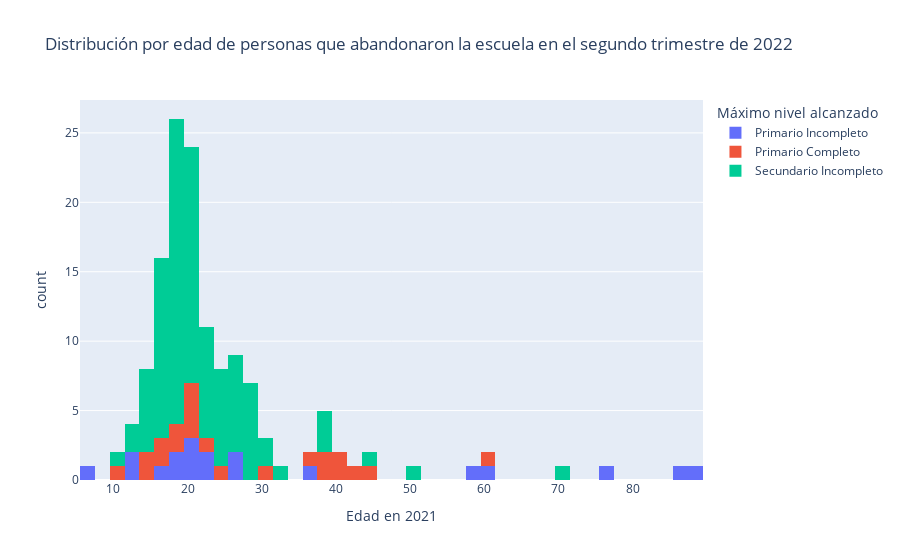

Notebook cell for this chart:
### Code cell
fig = px.histogram(data_frame=desertados22_2, x='CH06_21', color='NIVEL_ED_22',
                  labels={'CH06_21': 'Edad en 2021',
                          'Count': 'Frecuencia',
                         'NIVEL_ED_22': 'Máximo nivel alcanzado'}, 
                   nbins=50,
                   title='Distribución por edad de personas que abandonaron la escuela en el segundo trimestre de 2022',
                   height=600)

newnames = {'1':'Primario Incompleto', '2': 'Primario Completo', '3': 'Secundario Incompleto'}
fig.for_each_trace(lambda t: t.update(name = newnames[t.name],
                                      legendgroup = newnames[t.name],
                                      hovertemplate = t.hovertemplate.replace(t.name, newnames[t.name])
                                     )
                  )
fig.show()

### Figure 1 — Plotly figure (JSON) as saved in the notebook; plotly's stock layout.template omitted (floating-point values rounded to 4 significant figures)
{"data": [{"alignmentgroup": "True", "bingroup": "x", "hovertemplate": "Máximo nivel alcanzado=Primario Incompleto<br>Edad en 202Primario Incompleto=%{x}<br>count=%{y}<extra></extra>", "legendgroup": "Primario Incompleto", "marker": {"color": "#636efa", "pattern": {"shape": ""}}, "name": "Primario Incompleto", "nbinsx": 50, "offsetgroup": "1", "orientation": "v", "showlegend": true, "type": "histogram", "x": [21, 23, 37, 21, 86, 60, 13, 19, 88, 7, 20, 23, 27, 77, 58, 27, 19, 13, 16], "xaxis": "x", "yaxis": "y"}, {"alignmentgroup": "True", "bingroup": "x", "hovertemplate": "Máximo nivel alcanzado=Primario Completo<br>Edad en Primario Completo0Primario Completo1=%{x}<br>count=%{y}<extra></extra>", "legendgroup": "Primario Completo", "marker": {"color": "#EF553B", "pattern": {"shape": ""}}, "name": "Primario Completo", "nbinsx": 50, "offsetgroup": "2", "orientation": "v", "showlegend": true, "type": "histogram", "x": [37, 11, 40, 31, 18, 17, 21, 14, 24, 17, 38, 14, 20, 23, 43, 41, 20, 44, 61, 19, 21, 39], "xaxis": "x", "yaxis": "y"}, {"alignmentgroup": "True", "bingroup": "x", "hovertemplate": "Máximo nivel alcanzado=Secundario Incompleto<br>Edad en 2021=%{x}<br>count=%{y}<extra></extra>", "legendgroup": "Secundario Incompleto", "marker": {"color": "#00cc96", "pattern": {"shape": ""}}, "name": "Secundario Incompleto", "nbinsx": 50, "offsetgroup": "3", "orientation": "v", "showlegend": true, "type": "histogram", "x": [20, 20, 16, 23, 16, 19, 21, 39, 19, 18, 15, 12, 23, 24, 20, 19, 26, 18, 18, 20, 26, 26, 28, 17, 20, 15, 13, 26, 24, 22, 24, 22, 19, 20, 17, 29, 51, 44, 19, 17, 31, 28, 22, 14, 38, 21, 11, 21, 19, 18, 32, 19, 19, 27, 29, 21, 17, 20, 18, 17, 20, 16, 16, 20, 18, 25, 27, 39, 29, 27, 19, 17, 17, 16, 28, 24, 19, 18, 28, 16, 25, 24, 22, 14, 23, 18, 20, 21, 70, 14, 22, 18, 20, 19, 18, 20, 18, 15, 30], "xaxis": "x", "yaxis": "y"}], "layout": {"autosize": true, "barmode": "relative", "legend": {"title": {"text": "Máximo nivel alcanzado"}, "tracegroupgap": 0}, "title": {"text": "Distribución por edad de personas que abandonaron la escuela en el segundo trimestre de 2022"}, "xaxis": {"anchor": "y", "autorange": true, "domain": [0, 1], "range": [5.5, 89.5], "title": {"text": "Edad en 2021"}, "type": "linear"}, "yaxis": {"anchor": "x", "autorange": true, "domain": [0, 1], "range": [0, 27.37], "title": {"text": "count"}}}}
